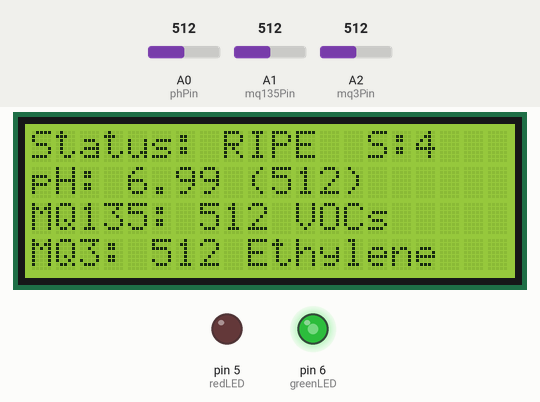
This sketch was run on a simulated Arduino Uno, built with avr-gcc and run on an emulated ATmega328P. Shown: 20×4 character LCD, output pins drawn as LEDs (lit = HIGH). The test bench sets the inputs (shaded band); at power-on: A0 (phPin) = 512, A1 (mq135Pin) = 512, A2 (mq3Pin) = 512. What the sketch prints to the serial monitor is not drawn.

Above: at 7.3 s.
7.4 s: A0 (phPin) set to 612
At 9.0 s:
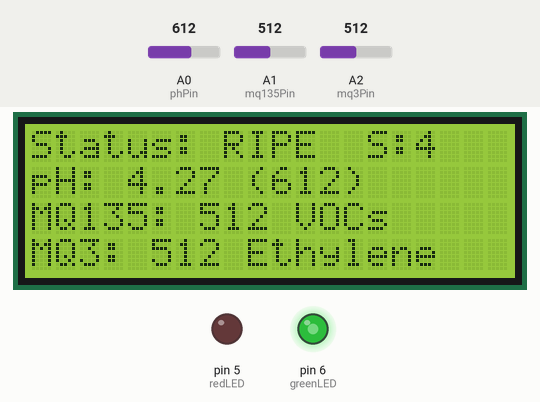
10.3 s: A0 (phPin) set to 647
At 11.6 s:
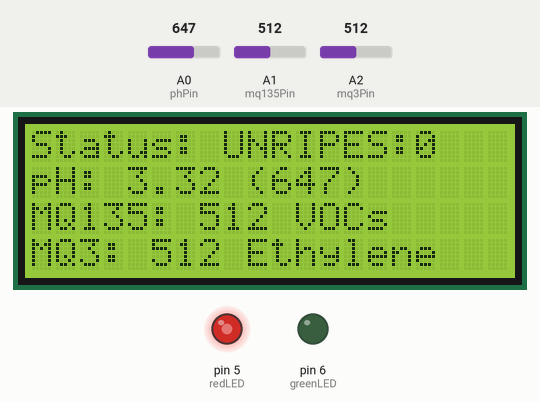
13.2 s: A1 (mq135Pin) set to 11
At 15.4 s:
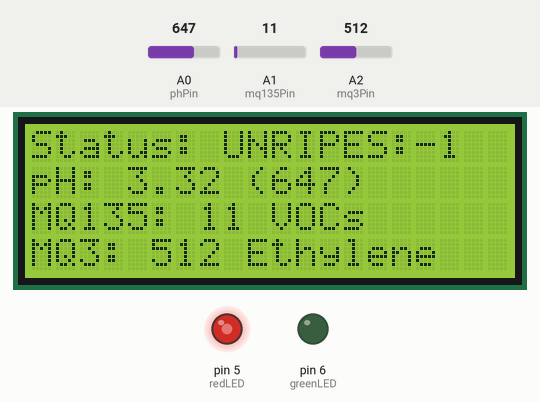
19.4 s: A1 (mq135Pin) set to 8
At 20.5 s:
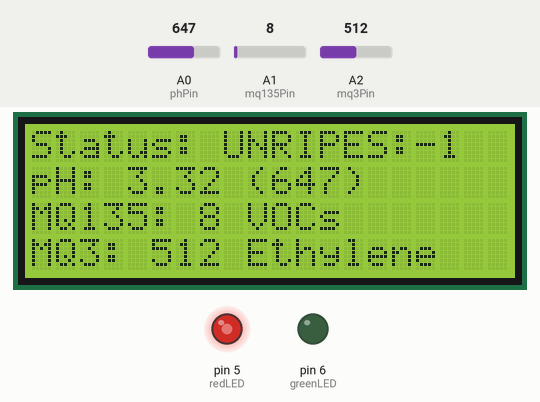
22.3 s: A2 (mq3Pin) set to 108
At 25.1 s:
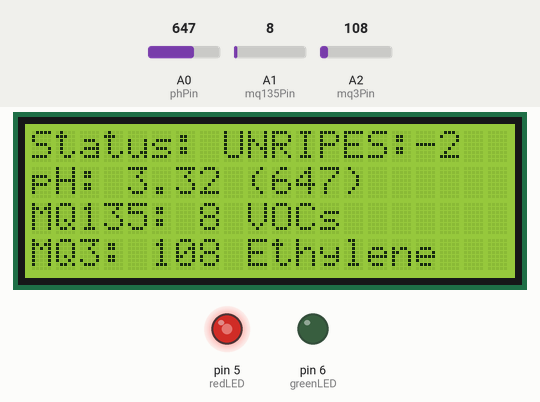
25.4 s: A2 (mq3Pin) set to 92
At 26.6 s:
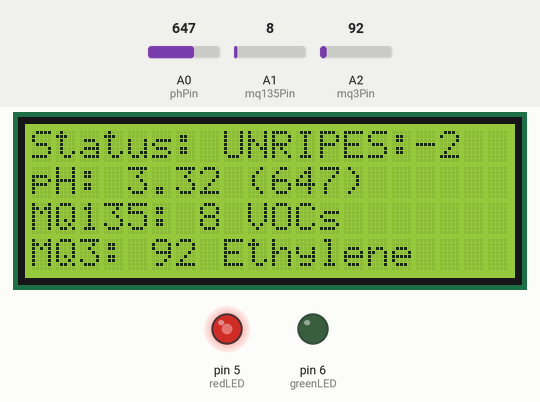
Timing chart, 0 to 28.4 s (numbered marks = the images above; inputs shaded):
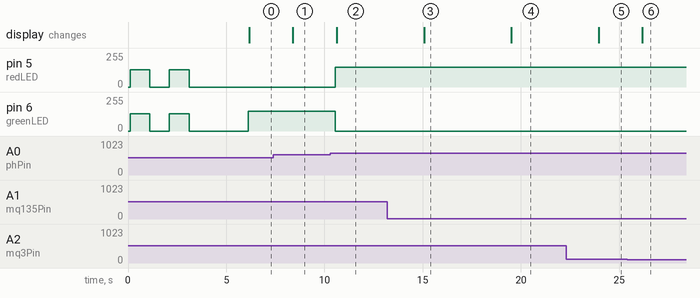

Measured:
- the behaviour switches between 629 and 630 on A0 (phPin) (found by bisection; images 1 and 2)
- after the input at 7.4 s, the display: changes after 1.0 s (image 1)
- after the input at 10.3 s, pin 5 (redLED): 0/255 → 150/255 after 0.26 s; pin 6 (greenLED): 150/255 → 0/255 after 0.26 s; the display: changes after 0.32 s (image 2)
- after the input at 13.2 s, the display: changes after 1.9 s (image 3)
- after the input at 19.4 s, the display: changes after 0.11 s (image 4)
- after the input at 22.3 s, the display: changes after 1.7 s (image 5)
- after the input at 25.4 s, the display: changes after 0.78 s (image 6)

The sketch:

guava_v3.ino
```cpp
#include <Wire.h>
#include <LiquidCrystal_I2C.h>

// Initialize LCD (I2C address 0x27, 20 columns, 4 rows)
// If 0x27 doesn't work, try 0x3F
LiquidCrystal_I2C lcd(0x27, 20, 4);

// Pin assignments
const int phPin    = A0;  // pH sensor
const int mq135Pin = A1;  // MQ135 - Air quality (CO2, NH3, VOCs)
const int mq3Pin   = A2;  // MQ3 - Alcohol and volatile compounds

// LED pins (PWM)
const int redLED   = 5;   // D5 - Unripe indicator
const int greenLED = 6;   // D6 - Ripe indicator

// RIPENESS THRESHOLDS (Calibrate as needed)

// pH Thresholds (Guavas are acidic fruits)
// Unripe: pH 3.5-4.0 (more acidic)
// Ripe:   pH 4.0-4.5 (less acidic)
const float PH_UNRIPE_MAX = 3.8;    // Below this = unripe
const float PH_RIPE_MIN   = 4.2;    // Above this = ripe
// Between 3.8-4.2 = transitioning

// Gas Sensor Thresholds (higher values = more gas detected = riper)
// MQ3 detects ethylene and aromatic esters (increase when ripe)
const int MQ3_RIPE_THRESHOLD = 400;  // Adjust based on calibration

// MQ135 detects VOCs and CO2 (increase during ripening)
const int MQ135_RIPE_THRESHOLD = 300; // Adjust based on calibration

void setup() {
  Serial.begin(9600);

  // Initialize LCD
  lcd.init();
  lcd.backlight();
  lcd.clear();

  // Display startup message
  lcd.setCursor(0, 0);
  lcd.print("Guava Ripeness");
  lcd.setCursor(0, 1);
  lcd.print("Classifier v3");
  lcd.setCursor(0, 2);
  lcd.print("Initializing...");

  pinMode(redLED, OUTPUT);
  pinMode(greenLED, OUTPUT);

  // Blink both LEDs twice with 1 second interval at startup
  // Using PWM at 50% brightness to protect LEDs without resistors
  for (int i = 0; i < 2; i++) {
    analogWrite(redLED, 128);    // 50% brightness (128/255)
    analogWrite(greenLED, 128);  // 50% brightness (128/255)
    delay(1000);
    analogWrite(redLED, 0);
    analogWrite(greenLED, 0);
    delay(1000);
  }

  Serial.println("Starting Sensors + LED System...");

  delay(2000);
  lcd.clear();
}

void loop() {
  // Read analog pins
  int phRaw = analogRead(phPin);
  int mq135Raw = analogRead(mq135Pin);
  int mq3Raw = analogRead(mq3Pin);

  float phVoltage   = phRaw * (5.0 / 1023.0);
  float mq135Voltage = mq135Raw * (5.0 / 1023.0);
  float mq3Voltage   = mq3Raw * (5.0 / 1023.0);

  // Basic pH estimate (adjust during calibration)
  float pHValue = 7 + ((2.5 - phVoltage) / 0.18);

  // RIPENESS DETECTION LOGIC
  // Multi-factor approach: pH + gas sensors
  int ripeScore = 0;  // Score system: higher = riper

  // Factor 1: pH (guavas become less acidic when ripe)
  if (pHValue >= PH_RIPE_MIN) {
    ripeScore += 2;  // Strong indicator of ripeness
  } else if (pHValue <= PH_UNRIPE_MAX) {
    ripeScore -= 2;  // Strong indicator of unripeness
  }
  // else: transitioning state (no score change)

  // Factor 2: MQ3 (ethylene and aromatic compounds increase when ripe)
  if (mq3Raw >= MQ3_RIPE_THRESHOLD) {
    ripeScore += 1;
  }

  // Factor 3: MQ135 (VOCs and CO2 increase during ripening)
  if (mq135Raw >= MQ135_RIPE_THRESHOLD) {
    ripeScore += 1;
  }

  // LED Control based on ripeness score
  // Using PWM at 60% brightness to protect LEDs without resistors
  String statusText = "";
  if (ripeScore >= 2) {
    // RIPE: Green LED ON, Red LED OFF
    analogWrite(greenLED, 150);  // 60% brightness (150/255)
    analogWrite(redLED, 0);
    statusText = "RIPE";
    Serial.println("STATUS: RIPE ✓");
  }
  else {
    // UNRIPE: Red LED ON, Green LED OFF
    analogWrite(redLED, 150);    // 60% brightness (150/255)
    analogWrite(greenLED, 0);
    statusText = "UNRIPE";
    Serial.println("STATUS: UNRIPE");
  }

  // LCD Display (20x4)
  lcd.clear();

  // Line 1: Status and Score
  lcd.setCursor(0, 0);
  lcd.print("Status: ");
  lcd.print(statusText);
  lcd.setCursor(14, 0);
  lcd.print("S:");
  lcd.print(ripeScore);

  // Line 2: pH Value
  lcd.setCursor(0, 1);
  lcd.print("pH: ");
  lcd.print(pHValue, 2);
  lcd.print(" (");
  lcd.print(phRaw);
  lcd.print(")");

  // Line 3: MQ135 (VOCs)
  lcd.setCursor(0, 2);
  lcd.print("MQ135: ");
  lcd.print(mq135Raw);
  lcd.print(" VOCs");

  // Line 4: MQ3 (Ethylene)
  lcd.setCursor(0, 3);
  lcd.print("MQ3: ");
  lcd.print(mq3Raw);
  lcd.print(" Ethylene");


  // Serial Print with Ripeness Score
  Serial.println("=====================================");
  Serial.print("pH: "); Serial.print(pHValue, 2);
  Serial.print(" | Raw: "); Serial.print(phRaw);
  Serial.print(" | Volt: "); Serial.println(phVoltage, 3);

  Serial.print("MQ135 (VOCs) Raw: "); Serial.print(mq135Raw);
  Serial.print(" | Volt: "); Serial.println(mq135Voltage, 3);

  Serial.print("MQ3 (Ethylene/Esters) Raw: "); Serial.print(mq3Raw);
  Serial.print(" | Volt: "); Serial.println(mq3Voltage, 3);

  Serial.print("Ripeness Score: "); Serial.println(ripeScore);
  Serial.println("=====================================\n");

  delay(2000);  // 2 seconds between readings
}
```
